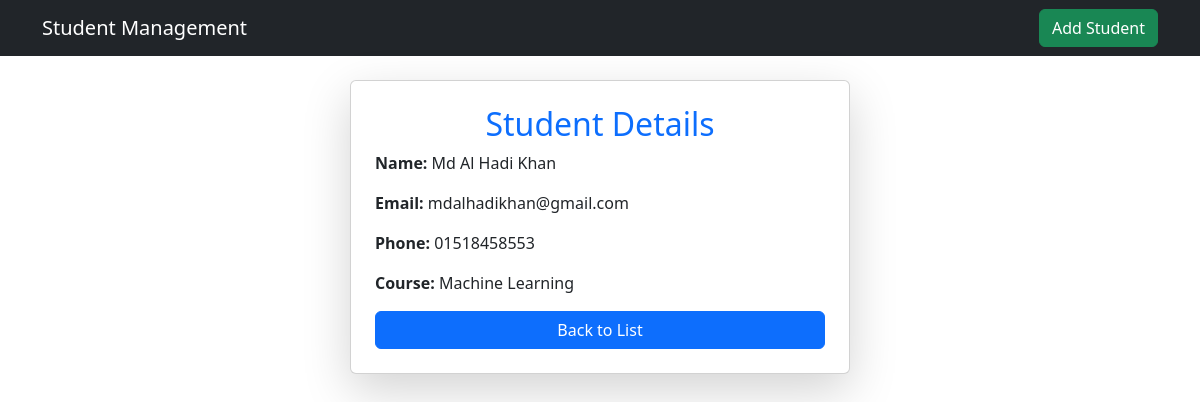
/detail/4/, run on the app's committed database.
### students/models.py (models this page shows, shortened)
class Student(models.Model):
    COURSE_CHOICES = [
         ("Full Stack Web Development with Python and Django", "Full Stack Web Development with Python and Django"),
        ("Machine Learning", "Machine Learning"),
        ("Data Science", "Data Science"),
        ("Artificial Intelligence", "Artificial Intelligence"),
        ("Cyber Security", "Cyber Security"),
    ]
    name = models.CharField(max_length=100)
    email = models.EmailField(unique=True)
    phone = models.CharField(max_length=11)
    course = models.CharField(max_length=50, choices=COURSE_CHOICES)

### students/views.py (the view)
# urls.py: path('detail/<int:id>/', student_detail, name='student_detail'),
def student_detail(request, id):
    student = get_object_or_404(Student, id=id)
    return render(request, 'student_detail.html', {'student': student})

### students/templates/student_detail.html
{% extends "base.html" %}
{% block content %}
  <div class="card mx-auto shadow-lg p-4" style="max-width: 90%; width: 500px;">
      <h2 class="text-center text-primary">Student Details</h2>
      <p><strong>Name:</strong> {{ student.name }}</p>
      <p><strong>Email:</strong> {{ student.email }}</p>
      <p><strong>Phone:</strong> {{ student.phone }}</p>
      <p><strong>Course:</strong> {{ student.course }}</p>
      <a href="{% url 'student_list' %}" class="btn btn-primary">Back to List</a>
  </div>
{% endblock %}

### data on the page
Student: name "Md Al Hadi Khan", email "mdalhadikhan@gmail.com", phone "01518458553", course "Machine Learning"
